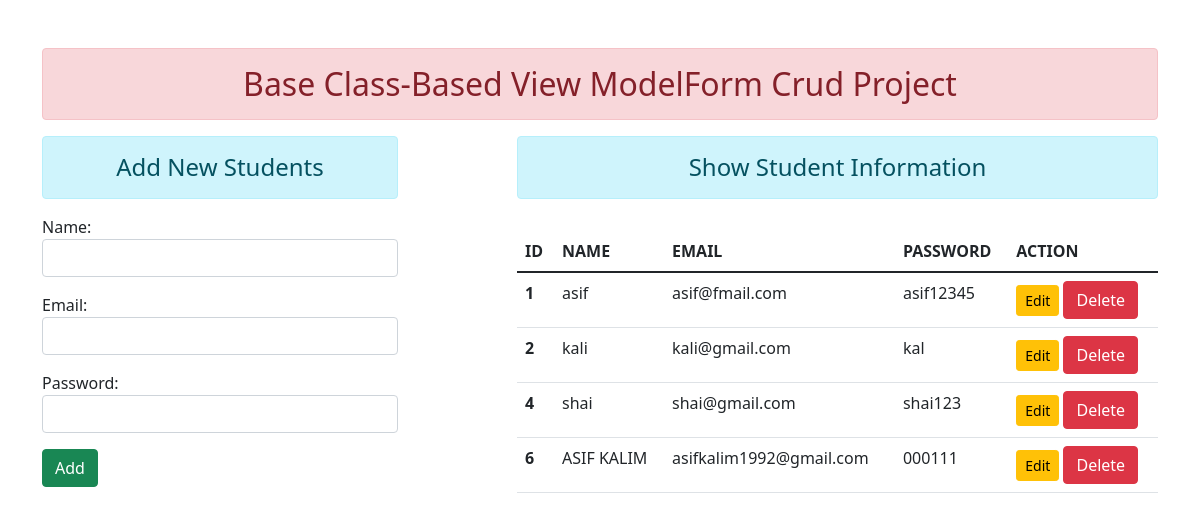
The page / on the database its author committed.
### enroll/models.py (models this page shows)
class User(models.Model):
    name = models.CharField(max_length = 70)
    email= models.EmailField(max_length = 100)
    password = models.CharField(max_length = 100)

### enroll/views.py (the view, shortened to what this page needs)
# urls.py: path('', views.UserAddShowView.as_view(), name='addandshow'),                    #Base Class-Based path
class UserAddShowView(TemplateView):
    template_name = "enroll/addandshow.html"
    def get_context_data(self, *args,**kwargs):         #GET REQUEST Method call
        context = super().get_context_data(**kwargs)
        fm = StudentRegistration()
        stud = User.objects.all()
        context = {'stu':stud, 'form':fm}
        return context

### enroll/forms.py
class StudentRegistration(forms.ModelForm):
    class Meta:
        model = User
        fields = ['name','email','password']
        widgets = {
            'name' : forms.TextInput(attrs={'class':'form-control'}),
            'email' : forms.EmailInput(attrs={'class':'form-control'}),
            'password' : forms.PasswordInput(render_value=True, attrs={'class':'form-control'})
        }

### enroll/templates/enroll/addandshow.html (shortened to what this page needs)
{% extends 'enroll/base.html' %}
{% block content %}
    <div class="row">
        <div class="col-sm-4">
            <h4 class="text-center alert alert-info">Add New Students</h4>
            <form action="" method="POST">
                {{form.as_p}}
                <input type="submit" class="btn btn-success" value="Add">
            </form>
        </div>
        <div class="col-sm-7 offset-1">
            <h4 class="text-center alert alert-info">Show Student Information</h4>
            {% if stu %}
                <table class="table table-hover">
                    <table class="table">
                        <thead>
                          <tr>
                            <th scope="col">ID</th>
                            <th scope="col">NAME</th>
                            <th scope="col">EMAIL</th>
                            <th scope="col">PASSWORD</th>
                            <th scope="col">ACTION</th>
                          </tr>
                        </thead>
                        <tbody>
                            {% for st in stu %}
                                <tr>
                                    <th scope="row">{{st.id}}</th>
                                    <td>{{st.name}}</td>
                                    <td>{{st.email}}</td>
                                    <td>{{st.password}}</td>
                                    <td>
                                        <a href="{% url 'updatedata' st.id %}" class="btn btn-warning btn-sm">Edit</a>
                                        <form action="{% url 'deletedata' st.id %}" method="POST" class="d-inline">{% csrf_token%}
                                            <input type="submit" class="btn btn-danger" value="Delete">
                                        </form>
                                    </td>
                                </tr>
                            {% endfor%}
                        </tbody>
                      </table>
                </table>
            {% endif %}
        </div>
    </div>
{% endblock content %}

### enroll/templates/enroll/base.html (shortened to what this page needs)
<!DOCTYPE html>
{% load static %}
<html lang="en">
<head>
    <link rel="stylesheet" href="{% static 'enroll/css/bootstrap.css' %}">
</head>
<body>
    <div class="container mt-5">
        <h2 class="text-center alert alert-danger">Base Class-Based View ModelForm Crud Project</h2>
        {% block content %} {% endblock content %}
    </div>
</body>
</html>

### rows shown on the page
User: id "1", name "asif", email "asif@fmail.com", password "asif12345"
User: id "2", name "kali", email "kali@gmail.com", password "kal"
User: id "4", name "shai", email "shai@gmail.com", password "shai123"
User: id "6", name "ASIF KALIM", email "asifkalim1992@gmail.com", password "000111"
